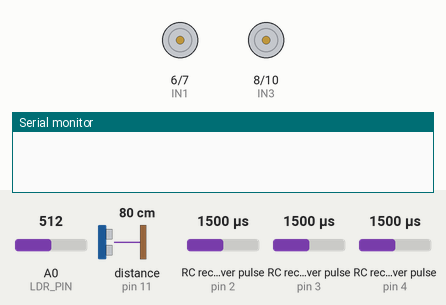
Bench run of a sketch on a simulated Arduino Uno, built with avr-gcc and run on an emulated ATmega328P. On the bench: motor-driver pin pairs drawn as motors (green arrow = first pin HIGH = forward, orange = second pin HIGH = backward, longer = more drive, scaled by the enable pin), the last lines printed to the serial monitor. Wiring (inferred from the names in the program): ultrasonic range finder: trigger pin 12; echo pin 11; 3 × RC receiver channel: data pin 4 / data pin 2 / data pin 3. The inputs (shaded band) are chosen by the test bench; at power-on: RC receiver pulse (sensors on pin 4, pin 2, pin 3) 1500 µs, A0 (LDR_PIN) = 512, distance to the obstacle (sensor on pin 11) 80 cm. The echo pulse lasts 58.3 µs per cm.

Above: at 1.2 s.
1.3 s: RC receiver pulse (sensor on pin 4) set to 1491 µs
At 2.3 s:
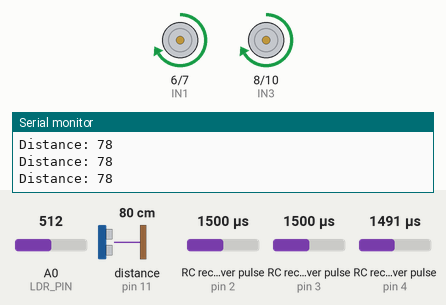
2.8 s: A0 (LDR_PIN) set to 390
Timing chart, 0 to 5.8 s (numbered marks = the images above; inputs shaded):
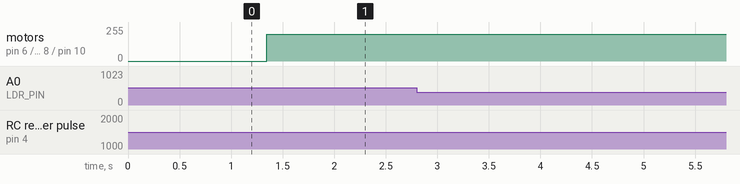

The sketch:

rover_code.ino
```cpp
/*
  Automatic Rover — Obstacle Detection & Light-Sensing Robot
  ------------------------------------------------------------
  Board: Arduino Uno
  Sensors: Ultrasonic (HC-SR04), LDR
  Actuators: 4x DC Motors via motor driver (L298N/L293D style, 2 channels)
  Control: RC Remote (manual mode) + Auto obstacle-avoidance mode

  NOTE: Pin numbers below are common defaults for this kind of build.
  Double check them against your actual wiring before uploading.
*/

// ---------- Motor Driver Pins (2-channel driver controlling 4 motors) ----------
#define ENA 5    // Left side motors speed (PWM)
#define IN1 6
#define IN2 7
#define ENB 9    // Right side motors speed (PWM)
#define IN3 8
#define IN4 10

// ---------- Ultrasonic Sensor Pins ----------
#define TRIG_PIN 12
#define ECHO_PIN 11

// ---------- LDR Sensor Pin ----------
#define LDR_PIN A0

// ---------- RC Receiver Pins (PWM signal input from FlySky receiver) ----------
#define RC_CH1 2   // Steering / Left-Right
#define RC_CH2 3   // Throttle / Forward-Backward
#define RC_MODE_CH 4  // Switch channel: toggles Auto / Manual mode

// ---------- Thresholds ----------
#define OBSTACLE_DISTANCE_CM 20
#define DARK_THRESHOLD 400   // Adjust based on LDR readings in your environment

void setup() {
  Serial.begin(9600);

  pinMode(ENA, OUTPUT);
  pinMode(IN1, OUTPUT);
  pinMode(IN2, OUTPUT);
  pinMode(ENB, OUTPUT);
  pinMode(IN3, OUTPUT);
  pinMode(IN4, OUTPUT);

  pinMode(TRIG_PIN, OUTPUT);
  pinMode(ECHO_PIN, INPUT);

  pinMode(LDR_PIN, INPUT);

  pinMode(RC_CH1, INPUT);
  pinMode(RC_CH2, INPUT);
  pinMode(RC_MODE_CH, INPUT);

  stopMotors();
}

void loop() {
  int modeSignal = pulseIn(RC_MODE_CH, HIGH, 25000);
  bool manualMode = (modeSignal > 1500); // Switch flipped = manual

  int lightLevel = analogRead(LDR_PIN);
  bool isDark = (lightLevel < DARK_THRESHOLD);

  if (manualMode) {
    runManualMode();
  } else {
    runAutoMode();
  }

  // Optional: react to darkness (e.g., slow down, log, or trigger LED)
  if (isDark) {
    Serial.println("Low light detected");
  }

  delay(50);
}

// ---------------- AUTO MODE: Obstacle Avoidance ----------------
void runAutoMode() {
  long distance = getDistanceCM();
  Serial.print("Distance: ");
  Serial.println(distance);

  if (distance > 0 && distance < OBSTACLE_DISTANCE_CM) {
    stopMotors();
    delay(200);
    moveBackward();
    delay(400);
    turnRight();
    delay(400);
  } else {
    moveForward();
  }
}

// ---------------- MANUAL MODE: RC Control ----------------
void runManualMode() {
  int steering = pulseIn(RC_CH1, HIGH, 25000); // ~1000-2000us
  int throttle = pulseIn(RC_CH2, HIGH, 25000);

  if (throttle > 1600) {
    moveForward();
  } else if (throttle < 1400 && throttle > 900) {
    moveBackward();
  } else if (steering > 1600) {
    turnRight();
  } else if (steering < 1400 && steering > 900) {
    turnLeft();
  } else {
    stopMotors();
  }
}

// ---------------- Ultrasonic Distance ----------------
long getDistanceCM() {
  digitalWrite(TRIG_PIN, LOW);
  delayMicroseconds(2);
  digitalWrite(TRIG_PIN, HIGH);
  delayMicroseconds(10);
  digitalWrite(TRIG_PIN, LOW);

  long duration = pulseIn(ECHO_PIN, HIGH, 25000);
  long distance = duration * 0.034 / 2;
  return distance;
}

// ---------------- Motor Control Functions ----------------
void moveForward() {
  digitalWrite(IN1, HIGH);
  digitalWrite(IN2, LOW);
  digitalWrite(IN3, HIGH);
  digitalWrite(IN4, LOW);
  analogWrite(ENA, 200);
  analogWrite(ENB, 200);
}

void moveBackward() {
  digitalWrite(IN1, LOW);
  digitalWrite(IN2, HIGH);
  digitalWrite(IN3, LOW);
  digitalWrite(IN4, HIGH);
  analogWrite(ENA, 200);
  analogWrite(ENB, 200);
}

void turnLeft() {
  digitalWrite(IN1, LOW);
  digitalWrite(IN2, HIGH);
  digitalWrite(IN3, HIGH);
  digitalWrite(IN4, LOW);
  analogWrite(ENA, 150);
  analogWrite(ENB, 150);
}

void turnRight() {
  digitalWrite(IN1, HIGH);
  digitalWrite(IN2, LOW);
  digitalWrite(IN3, LOW);
  digitalWrite(IN4, HIGH);
  analogWrite(ENA, 150);
  analogWrite(ENB, 150);
}

void stopMotors() {
  digitalWrite(IN1, LOW);
  digitalWrite(IN2, LOW);
  digitalWrite(IN3, LOW);
  digitalWrite(IN4, LOW);
  analogWrite(ENA, 0);
  analogWrite(ENB, 0);
}
```

Measured:
- the behaviour switches between 1500 and 1499 µs on RC receiver pulse (sensor on pin 4) (found by bisection; images 0 and 1)
- after the input at 1.3 s, motor on pin 6 (IN1) / pin 7 (IN2), motor on pin 8 (IN3) / pin 10 (IN4): stopped → forward 200/255 after 0.05 s
